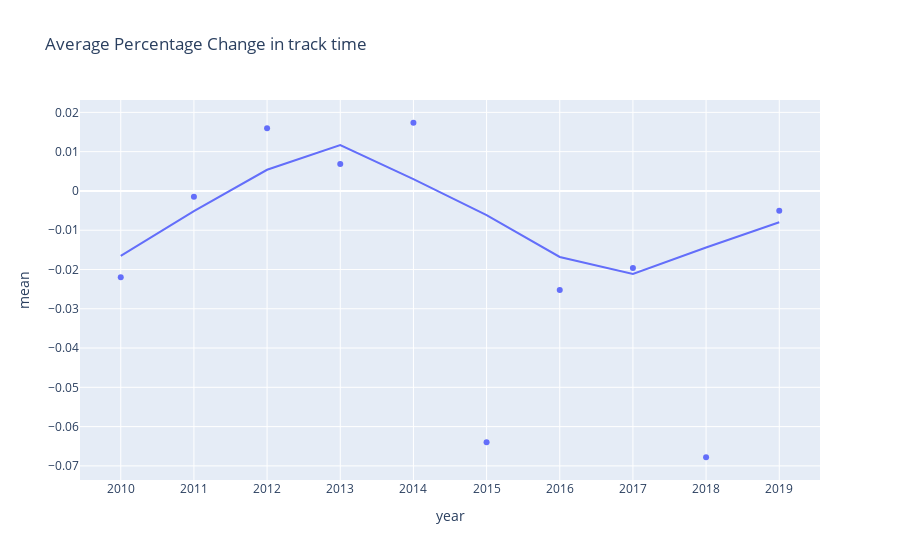

Notebook cell for this chart:
### Markdown cell above
from the scatter plot we can see that the most improvement has been made on the high downforce tracks with the Monoco time improving by 4.7 seconds and the effects of the improvement of downforce can also be seen in the Australian Grand Prix.

### Code cell
tech_pct_scatterPlot(tech_data['f1_pct_change'])

### Figure 1 — Plotly figure (JSON) as saved in the notebook; plotly's stock layout.template omitted (floating-point values rounded to 4 significant figures)
{"data": [{"hovertemplate": "year=%{x}<br>mean=%{y}<extra></extra>", "legendgroup": "", "marker": {"color": "#636efa", "symbol": "circle"}, "mode": "markers", "name": "", "orientation": "v", "showlegend": false, "type": "scatter", "x": ["2010", "2011", "2012", "2013", "2014", "2015", "2016", "2017", "2018", "2019"], "xaxis": "x", "y": [-0.02196, -0.001495, 0.01596, 0.006836, 0.01736, -0.06399, -0.02521, -0.01963, -0.0678, -0.005024], "yaxis": "y"}, {"hovertemplate": "<b>LOWESS trendline</b><br><br>year=%{x}<br>mean=%{y} <b>(trend)</b><extra></extra>", "legendgroup": "", "marker": {"color": "#636efa", "symbol": "circle"}, "mode": "lines", "name": "", "showlegend": false, "type": "scatter", "x": ["2010", "2011", "2012", "2013", "2014", "2015", "2016", "2017", "2018", "2019"], "xaxis": "x", "y": [-0.01655, -0.005152, 0.005391, 0.01165, 0.002989, -0.00615, -0.01681, -0.02116, -0.0144, -0.007955], "yaxis": "y"}], "layout": {"autosize": true, "legend": {"tracegroupgap": 0}, "title": {"text": "Average Percentage Change in track time"}, "xaxis": {"anchor": "y", "autorange": true, "domain": [0, 1], "range": [-0.5518, 9.552], "title": {"text": "year"}, "type": "category"}, "yaxis": {"anchor": "x", "autorange": true, "domain": [0, 1], "range": [-0.07483, 0.02439], "title": {"text": "mean"}, "type": "linear"}}}
